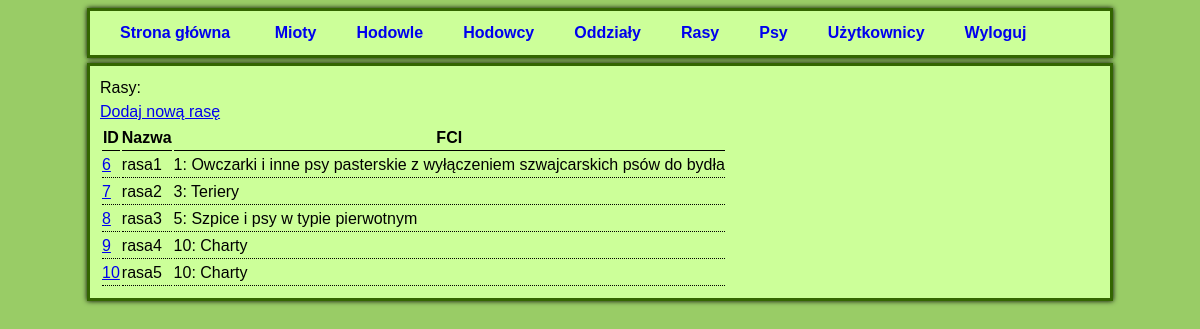
The page /rasy.php (signed in) on the database its author committed.
### tables this page shows
CREATE TABLE IF NOT EXISTS `RASA` (
  `ID` INT UNSIGNED NOT NULL AUTO_INCREMENT,
  `NAZWA` VARCHAR(50) NOT NULL,
  `FCI_ID` INT UNSIGNED NOT NULL,
  PRIMARY KEY (`ID`),
  UNIQUE INDEX `ID_UNIQUE` (`ID` ASC),
  UNIQUE INDEX `NAZWA_UNIQUE` (`NAZWA` ASC),
  INDEX `fk_RASA_FCI1_idx` (`FCI_ID` ASC),
  CONSTRAINT `fk_RASA_FCI1`
    FOREIGN KEY (`FCI_ID`)
    REFERENCES `FCI` (`ID`)
    ON DELETE RESTRICT
    ON UPDATE NO ACTION);

CREATE TABLE IF NOT EXISTS `FCI` (
  `ID` INT UNSIGNED NOT NULL AUTO_INCREMENT,
  `NAZWA` VARCHAR(90) NOT NULL,
  PRIMARY KEY (`ID`),
  UNIQUE INDEX `ID_UNIQUE` (`ID` ASC),
  UNIQUE INDEX `NAZWA_UNIQUE` (`NAZWA` ASC));

### rasy.php (the view, shortened to what this page needs)
<?php
include('functions.php');
?>
<?php include "header.php" ?>
        <?php
            $mysql = dbConnect();
            $stmt = $mysql->prepare("SELECT RASA.ID, RASA.NAZWA, RASA.FCI_ID, FCI.NAZWA "
                    . "FROM RASA "
                    . "JOIN FCI ON FCI.ID = RASA.FCI_ID");
            $stmt->bind_result($id, $nazwa, $fci_id, $fciNazwa);
            $stmt->execute();
            echo 'Rasy:<br>';
            echo '<a href="nowa_rasa.php">Dodaj nową rasę</a>';
            echo '<table class="data">';
            echo '<tr class="tableheader">';
            echo '<th>ID</th>';
            echo '<th>Nazwa</th>';
            echo '<th>FCI</th>';
            echo '</tr>';
            while ($stmt->fetch()) {
                echo "<tr>";
                echo "<td>" . primaryKeyLink('rasa', $id) . "</td>";
                echo "<td>" . $nazwa . "</td>";
                echo '<td>' . $fci_id . ': ' . $fciNazwa . '</td>';
                echo "</tr>\n";
            }
            echo "</table>\n";
        ?>
    </body>
</html>

### functions.php (shortened to what this page needs)
<?php
function primaryKeyLink($table, $id) {
    return '<a href="' . $table . '.php?id=' . $id . '">' . $id . '</a>';
}

### style.css (style rules this page uses)
body { font-family: Arial, Helvetica, sans-serif; color: black; line-height: 1.5em; background: #99CC66; }
.data { margin: 0px; padding: 0px; }
th { margin: 0px; padding: 0px; border-bottom: black 1px solid; }
tr { margin: 0px; padding: 0px; }
td { margin: 0px; padding: 0px; border-bottom: black 1px dotted; }

### rows shown on the page
rasa: ID "6", NAZWA "rasa1", FCI_ID "1", FCI_ID.NAZWA "Owczarki i inne psy pasterskie z wyłączeniem szwajcarskich psów do bydła"
rasa: ID "7", NAZWA "rasa2", FCI_ID "3", FCI_ID.NAZWA "Teriery"
rasa: ID "8", NAZWA "rasa3", FCI_ID "5", FCI_ID.NAZWA "Szpice i psy w typie pierwotnym"
rasa: ID "9", NAZWA "rasa4", FCI_ID "10", FCI_ID.NAZWA "Charty"
rasa: ID "10", NAZWA "rasa5", FCI_ID "10", FCI_ID.NAZWA "Charty"
